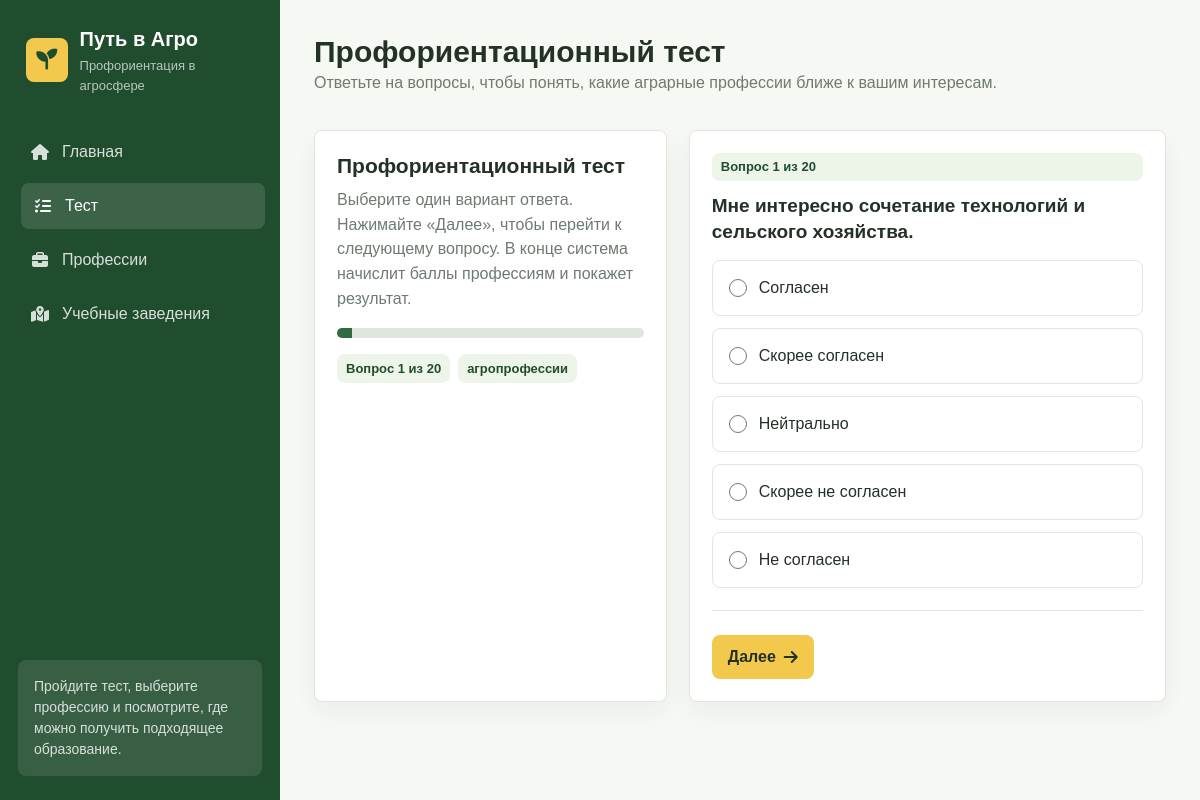
The app's page /quiz/ with its own data.
### quiz/models.py (models this page shows, shortened)
class Test(models.Model):
    title = models.CharField("Название теста", max_length=255)
    description = models.TextField("Описание", blank=True, null=True)
    is_active = models.BooleanField("Активен", default=True)
    class Meta:
        verbose_name = "Тест"
        verbose_name_plural = "Тесты"

class Question(models.Model):
    test = models.ForeignKey(
        Test,
        on_delete=models.CASCADE,
        related_name="questions",
        verbose_name="Тест"
    )
    text = models.TextField("Текст вопроса")
    order = models.PositiveIntegerField("Порядок", default=0)
    professions = models.ManyToManyField(
        Profession,
        through="QuestionProfession",
        related_name="quiz_questions",
        verbose_name="Профессии"
    )
    class Meta:
        verbose_name = "Вопрос"
        verbose_name_plural = "Вопросы"
        ordering = ["order"]

### quiz/views.py (the view)
# urls.py: path('quiz/', include('quiz.urls')),
def quiz(request):
    test = Test.objects.filter(is_active=True).first()
    if not test:
        return render(request, "quiz/quiz.html", {
            "test": None,
            "form": None,
            "results": [],
        })
    questions = list(
        Question.objects
        .filter(test=test)
        .prefetch_related("professions")
        .order_by("order")
    )
    total_questions = len(questions)
    if total_questions == 0:
        return render(request, "quiz/quiz.html", {
            "test": test,
            "form": None,
            "results": [],
        })
    current_index = int(request.session.get("quiz_current_index", 0))
    if current_index < 0:
        current_index = 0
    if current_index >= total_questions:
        current_index = total_questions - 1
    current_question = questions[current_index]
    answers = request.session.get("quiz_answers", {})
    field_name = QuizForm.get_field_name(current_question)
    initial = {}
    if str(current_question.id) in answers:
        initial[field_name] = answers[str(current_question.id)]
    results = []
    if request.method == "POST":
        action = request.POST.get("action")
        form = QuizForm(
            request.POST,
            questions=[current_question]
        )
        if form.is_valid():
            for question, answer_variant in form.selected_answers():
                answers[str(question.id)] = answer_variant.id
            request.session["quiz_answers"] = answers
            if action == "next":
                current_index += 1
                if current_index >= total_questions:
                    current_index = total_questions - 1
                request.session["quiz_current_index"] = current_index
                return redirect("quiz")
            elif action == "back":
                current_index -= 1
                if current_index < 0:
                    current_index = 0
                request.session["quiz_current_index"] = current_index
                return redirect("quiz")
            elif action == "finish":
                scores = defaultdict(int)
                for question in questions:
                    answer_id = answers.get(str(question.id))
                    if answer_id:
                        answer_variant = AnswerVariant.objects.get(id=answer_id)
                        for profession in question.professions.all():
                            scores[profession] += answer_variant.points
                results = sorted(
                    [
                        {
                            "profession": profession,
                            "score": score
                        }
                        for profession, score in scores.items()
                    ],
                    key=lambda item: item["score"],
                    reverse=True
                )
                if not request.session.session_key:
                    request.session.create()
                cache_key = f"quiz_result_{request.session.session_key}_{test.id}"
                cache_data = []
                for item in results:
                    cache_data.append({
                        "profession_id": item["profession"].id,
                        "profession_title": item["profession"].title,
                        "score": item["score"],
                    })
                cache.set(cache_key, cache_data, timeout=3600)
                request.session.pop("quiz_current_index", None)
                request.session.pop("quiz_answers", None)
        else:
            current_index = int(request.session.get("quiz_current_index", 0))
    else:
        form = QuizForm(
            questions=[current_question],
            initial=initial
        )
    return render(request, "quiz/quiz.html", {
        "test": test,
        "form": form,
        "results": results,
        "current_index": current_index,
        "total_questions": total_questions,
        "current_number": current_index + 1,
        "is_first": current_index == 0,
        "is_last": current_index == total_questions - 1,
    })

### quiz/forms.py (shortened to what this page needs)
class QuizForm(forms.Form):
    def __init__(self, *args, questions=None, **kwargs):
        super().__init__(*args, **kwargs)
        self.questions = list(questions or [])
        answer_variants = AnswerVariant.objects.all().order_by("order")
        for question in self.questions:
            field_name = self.get_field_name(question)
            field = forms.ModelChoiceField(
                queryset=answer_variants,
                widget=forms.RadioSelect(attrs={"class": "answer-input"}),
                label=question.text,
                empty_label=None,
                required=True,
                error_messages={
                    "required": "Выберите один вариант ответа."
                },
            )
            field.label_from_instance = self.get_answer_label
            self.fields[field_name] = field
            self.fields[field_name].question = question
    @staticmethod
    def get_field_name(question):
        return f"question_{question.id}"
    @staticmethod
    def get_answer_label(answer):
        return answer.text

### quiz/templates/quiz/quiz.html (shortened to what this page needs)
{% extends 'main/layout.html' %}
{% block extra_css %}
    {% load static %}
    <link rel="stylesheet" href="{% static 'quiz/css/quiz.css' %}">
{% endblock %}
{% block content %}
<div class="page">
    <h1 class="page-title">Профориентационный тест</h1>
    <p class="page-lead">
        Ответьте на вопросы, чтобы понять, какие аграрные профессии ближе к вашим интересам.
    </p>
    <div class="quiz-shell section">
        <aside class="card-item">
            <h3>
                {% if test %}
                    {{ test.title }}
                {% else %}
                    Тест скоро появится
                {% endif %}
            </h3>
            <p>
                Выберите один вариант ответа. Нажимайте «Далее», чтобы перейти к следующему вопросу.
                В конце система начислит баллы профессиям и покажет результат.
            </p>
            {% if total_questions %}
                {% widthratio current_number total_questions 100 as progress_percent %}
                <div class="quiz-progress">
                    <span style="width: {% if results %}100{% else %}{{ progress_percent }}{% endif %}%;"></span>
                </div>
                <div class="tag-row mt-3">
                    <span class="tag">Вопрос {{ current_number }} из {{ total_questions }}</span>
                    <span class="tag">агропрофессии</span>
                </div>
            {% endif %}
        </aside>
        <section class="card-item quiz-card">
            {% if results %}
                <div class="quiz-result-preview">
                    <h2>Тест завершён</h2>
                    <p>Ниже показаны профессии, которые больше всего подходят по вашим ответам.</p>
                </div>
            {% elif form %}
                <form class="quiz-form" method="post">
                    {% for field in form %}
                        <fieldset class="quiz-field">
                            <legend>
                                <span class="tag">Вопрос {{ current_number }} из {{ total_questions }}</span>
                                <strong>{{ field.label }}</strong>
                            </legend>
                            <div class="answer-list">
                                {{ field }}
                            </div>
                        </fieldset>
                    {% endfor %}
                    <div class="quiz-buttons">
                        {% if not is_last %}
                            <button class="btn-main quiz-submit" type="submit" name="action" value="next">
                                Далее
                                <i class="fa-solid fa-arrow-right"></i>
                            </button>
                        {% else %}
                            <button class="btn-main quiz-submit" type="submit" name="action" value="finish">
                                <i class="fa-solid fa-chart-simple"></i>
                                Показать результат
                            </button>
                        {% endif %}
                    </div>
                </form>
            {% else %}
                <div class="empty-state">
                    Вопросы пока не добавлены. Создайте тест, вопросы и варианты ответов в админке Django.
                </div>
            {% endif %}
        </section>
    </div>
</div>
{% endblock %}

### main/static/main/css/main.css (style rules this page uses)
:root { --bg: #f6f8f3; --surface: #ffffff; --surface-soft: #edf5e9; --green: #2f6b3f; --green-dark: #214d2f; --accent: #f2c94c; --text: #243127; --muted: #6f7a70; --line: #dfe7dd; --shadow: 0 16px 36px rgba(36, 49, 39, 0.08); }
* { box-sizing: border-box; }
body { margin: 0; font-family: Arial, sans-serif; background: var(--bg); color: var(--text); }
.page { max-width: 1180px; margin: 0 auto; }
.btn-main, .btn-ghost, .btn-soft { display: inline-flex; align-items: center; gap: 8px; min-height: 44px; padding: 10px 16px; border-radius: 8px; text-decoration: none; font-weight: 700; border: 0; cursor: pointer; }
.btn-main { background: var(--accent); color: #243127; }
.section { margin-top: 34px; }
.section h2, .page-title { margin: 0; font-size: 30px; font-weight: 800; }
.section p, .page-lead { color: var(--muted); line-height: 1.6; }
.card-item { min-height: 180px; padding: 22px; border: 1px solid var(--line); border-radius: 8px; background: var(--surface); box-shadow: 0 10px 24px rgba(36, 49, 39, 0.05); }
.card-item h3 { margin: 0 0 10px; font-size: 21px; font-weight: 800; }
.card-item p { margin: 0 0 16px; color: var(--muted); line-height: 1.55; }
.meta-row, .tag-row { display: flex; flex-wrap: wrap; align-items: center; gap: 8px; }
.tag { display: inline-flex; align-items: center; min-height: 28px; padding: 5px 9px; border-radius: 8px; background: var(--surface-soft); color: var(--green-dark); font-size: 13px; font-weight: 700; }

### quiz/static/quiz/css/quiz.css (style rules this page uses)
.quiz-shell { display: grid; grid-template-columns: minmax(0, 0.85fr) minmax(280px, 1.15fr); gap: 22px; }
.quiz-progress { height: 10px; border-radius: 8px; background: var(--line); overflow: hidden; }
.quiz-progress span { display: block; height: 100%; width: 0; background: var(--green); transition: width 0.25s; }
.answer-list { display: grid; gap: 12px; margin-top: 18px; }
.answer-list > div { display: grid; gap: 12px; }
.quiz-form { display: grid; gap: 24px; }
.quiz-field { min-width: 0; padding: 0 0 22px; border: 0; border-bottom: 1px solid var(--line); }
.quiz-field legend { display: grid; gap: 12px; margin-bottom: 14px; font-size: 19px; line-height: 1.4; }
.quiz-field label { display: flex; align-items: center; gap: 12px; width: 100%; min-height: 56px; padding: 14px 16px; border: 1px solid var(--line); border-radius: 8px; background: var(--surface); color: var(--text); cursor: pointer; transition: border-color 0.2s, background 0.2s, transform 0.2s; }
.quiz-field input[type="radio"] { width: 18px; height: 18px; accent-color: var(--green); }
.quiz-submit { width: fit-content; }
.quiz-card { min-height: 360px; }

### records on screen
Test: title "Профориентационный тест"
Question: label "Мне интересно сочетание технологий и сельского хозяйства."

### other values on screen
{{ current_number }} "1"
{{ total_questions }} "20"
